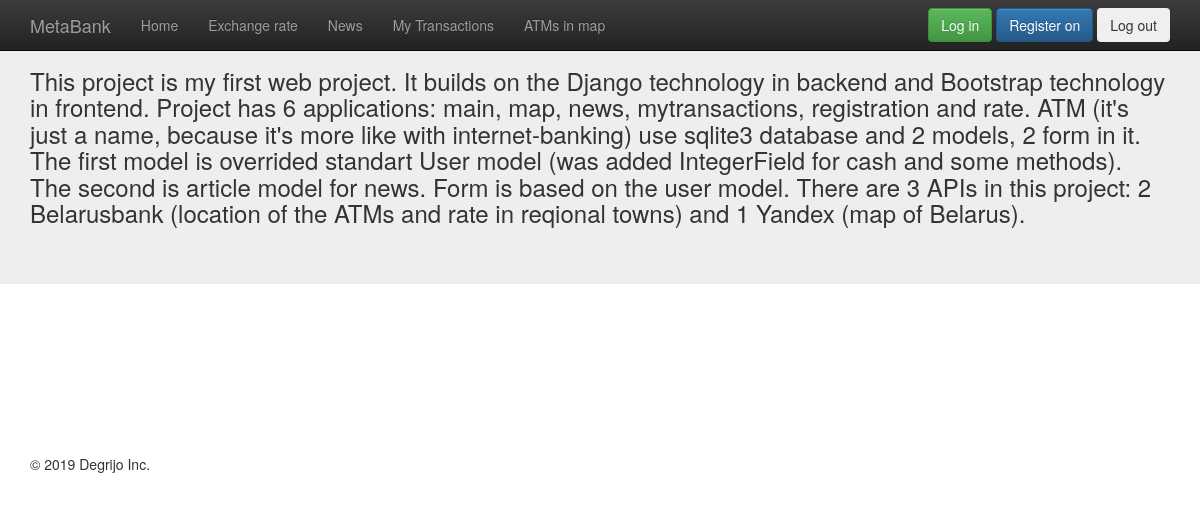
The page /news/ on the database as committed earlier.
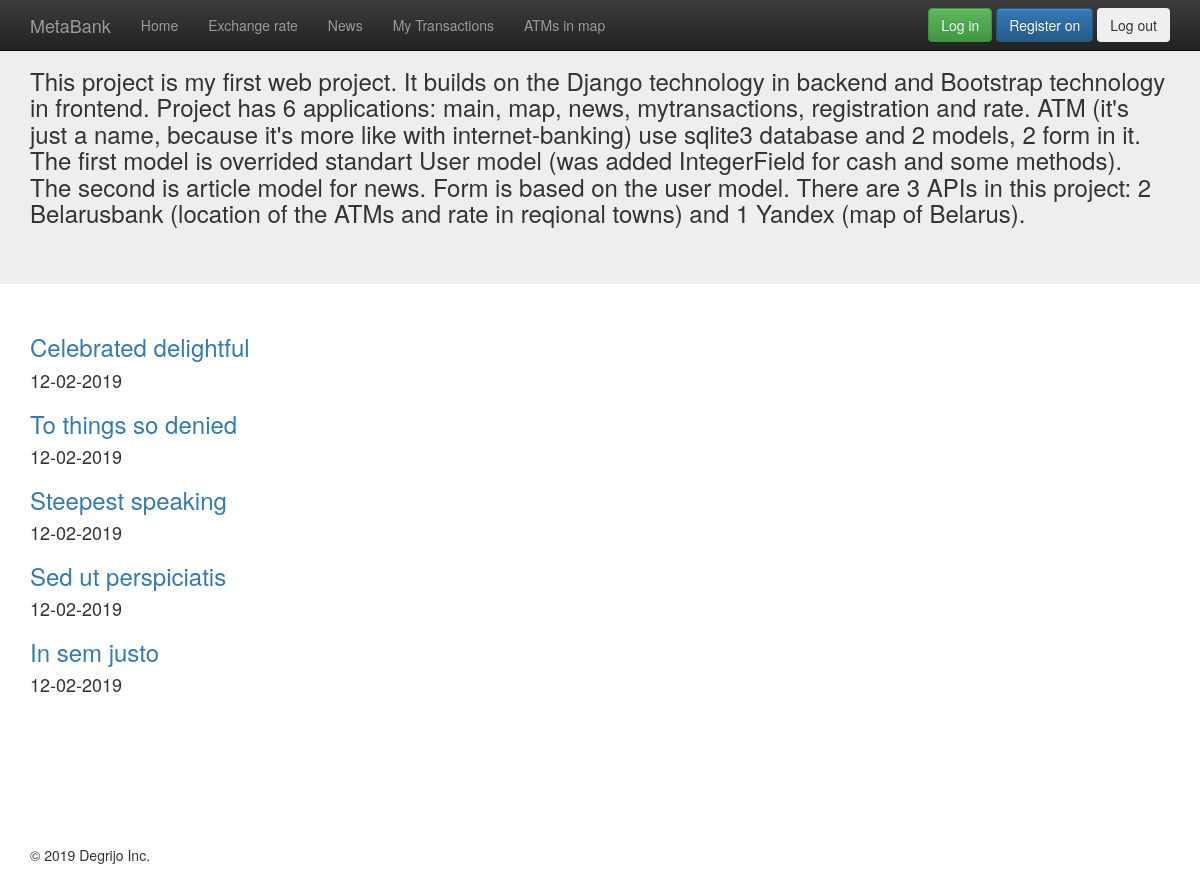
The same page on the database as committed later.
### news/models.py (models this page shows, shortened)
class Articles(models.Model):
    title = models.CharField(max_length=100)
    date = models.DateTimeField()
    text = models.TextField()
    author = models.CharField(max_length=100, default="anonymous")

### news/templates/news/posts.html
{% extends "appmain/wrapper.html" %}
{% block content %}
    <div class="container">
        {% for post in object_list %}
            <a href="/news/{{post.id}}"><h3>{{post.title}}</h3></a>
            <h4>{{post.date|date:"d-m-Y"}}</h4>
        {% endfor %}
    </div>
{% endblock %}

Rows that differ between the two databases and show on the page:
added Articles: title "Celebrated delightful", date "12-02-2019"
added Articles: title "To things so denied", date "12-02-2019"
added Articles: title "Steepest speaking", date "12-02-2019"
added Articles: title "Sed ut perspiciatis", date "12-02-2019"
added Articles: title "In sem justo", date "12-02-2019"
